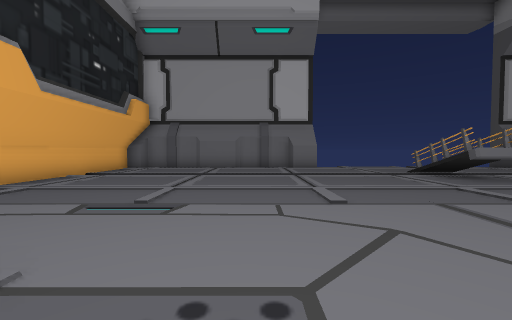
View 1 (above)

24 first-person views from a walk through a scene from a Unity 3-D project. The camera is 1.5 m above the floor, tilts 2° down and sees 90° across. The floor is counted in squares, 2 m on a side. Each view is taken from the middle of a square. On the plan, view 1 faces up. The plan holds only what a view shows up to about 9 squares ahead; the rest is blank. The place goes on beyond the plan. The player character is not drawn.

View 2
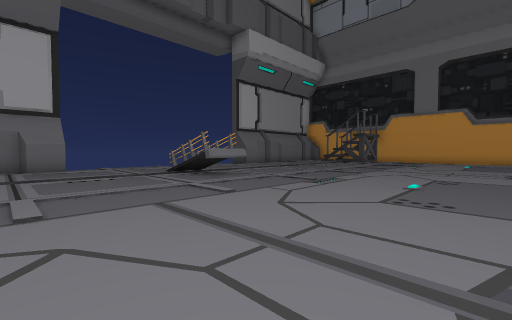

View 3
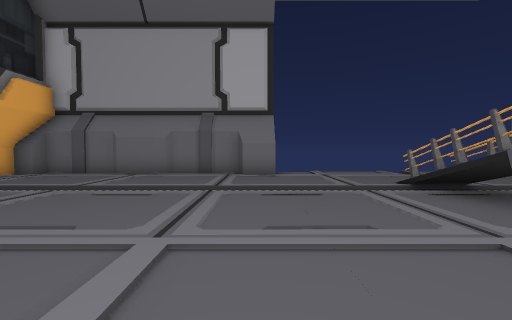

View 4
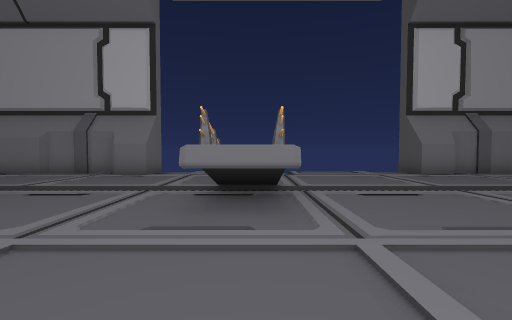

View 5
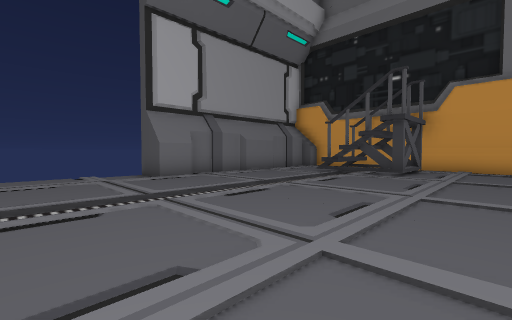

View 6
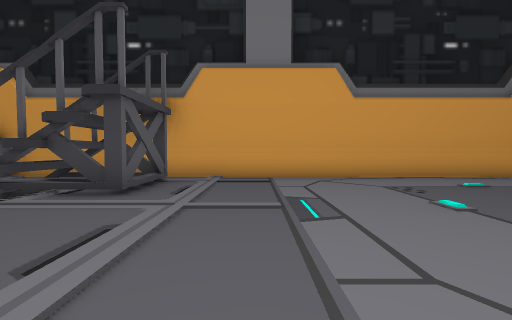

View 7
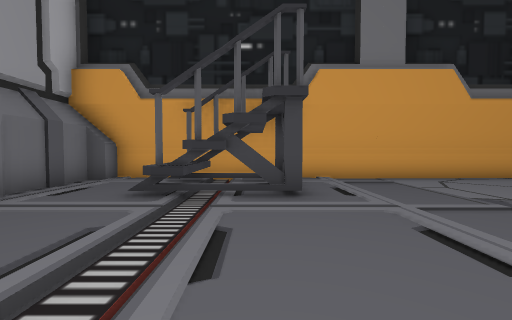

View 8
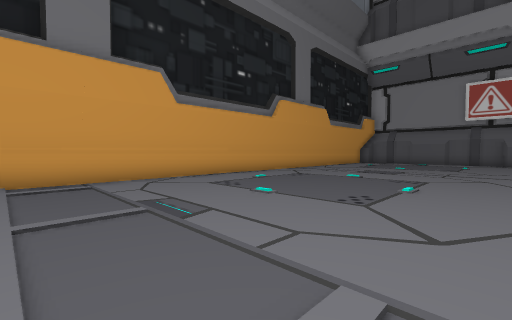

View 9
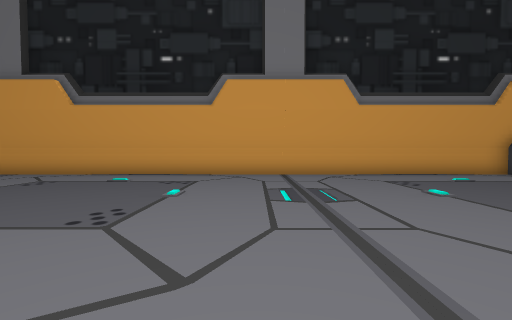

View 10
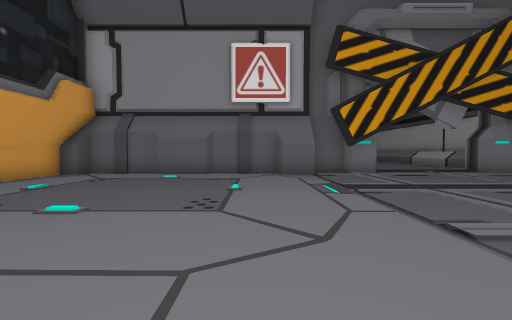

View 11
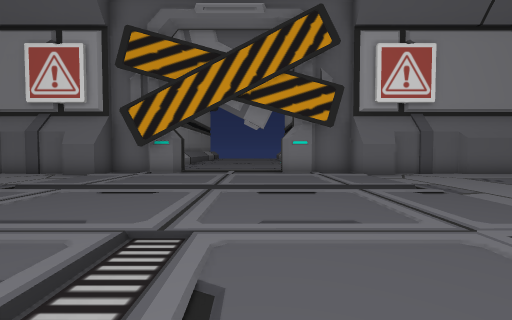

View 12
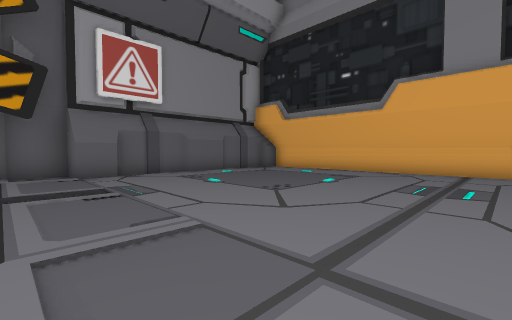

View 13
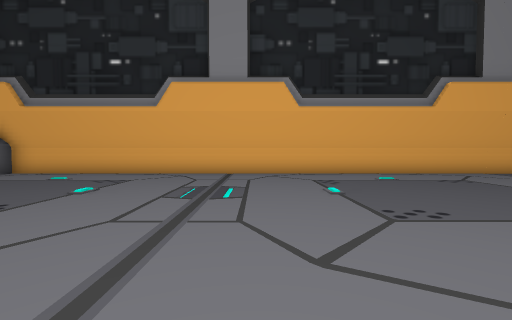

View 14
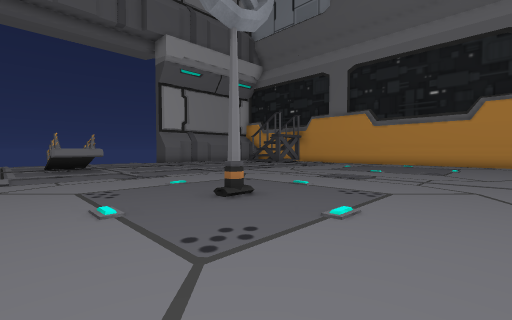

View 15
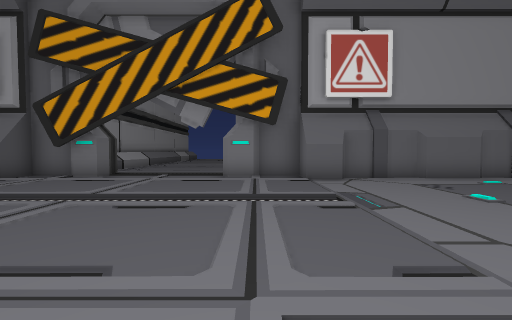

View 16
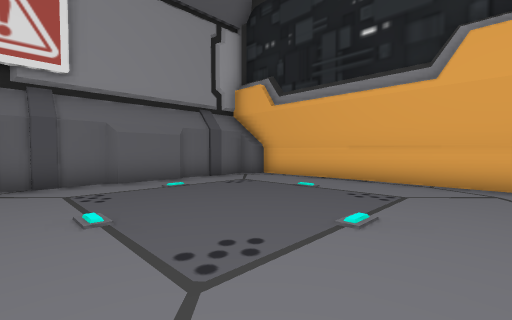

View 17
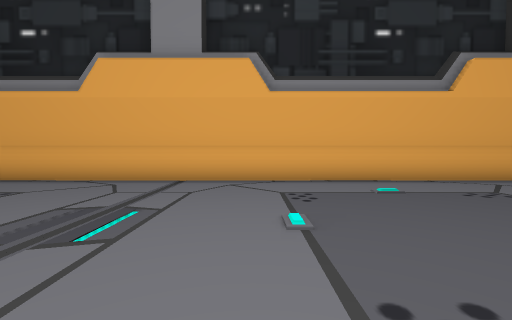

View 18
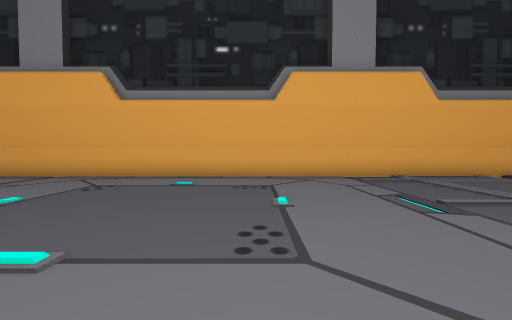

View 19
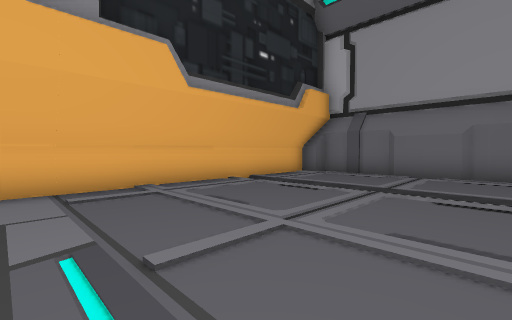

View 20
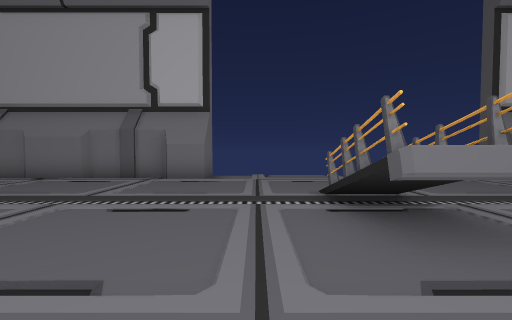

View 21
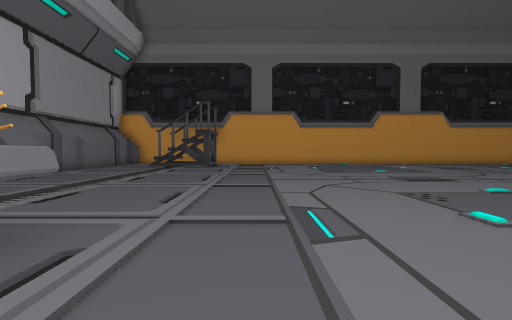

View 22
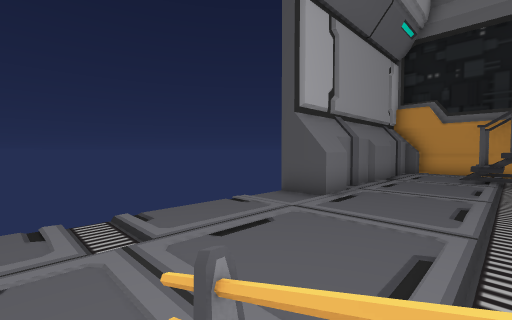

View 23
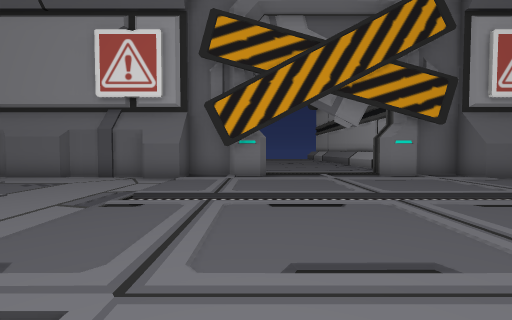

View 24
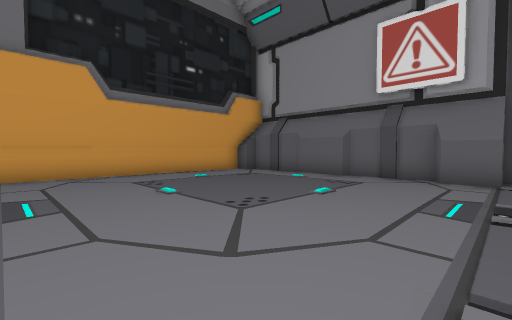

### Floor plan
Key: @ floor where view 1 was taken; # wall or solid block; . floor; / step, stairs or slope; ^ raised ledge; O other object.
Columns run from 6 left of view 1 to 20 right of it. Each row starts with its distance up from view 1.
 13                  ##
 12  ########.... ....########
 11 ##......#..../....#......##
 10 #.........................#
  9 #.....................#^^.#
  8 #/////////////////////###/#
  7 #...........O...........#.#
  6 #..........OO.............#
  5 #.........................#
  4 #.........................#
  3 #.........................#
  2 #.........................#
  1 #.........................#
  0 #.....@...................#
 -1 #......   ...O............#
 -2 #.......  ................#
 -3 #........ ................#
 -4 #.........................#
 -5 #............. . .........#
 -6 #.........................#
 -7 #.........................#
 -8 #.........................#
 -9 #.........................#
-10 #.........................#
-11 #.........................#
-12 ##.......................##
-13  ########.##...#..########

Positions as (right, up) in squares from view 1, and headings:
1: (0, 0), facing up
2: (1, 0), facing up-right
3: (2, 3), facing up
4: (6, 3), facing up
5: (8, 4), facing up-right
6: (12, 4), facing right
7: (12, 7), facing right
8: (12, 5), facing down-right
9: (11, -4), facing right
10: (13, -4), facing down
11: (6, -4), facing down
12: (4, -4), facing down-left
13: (3, -4), facing left
14: (4, -4), facing up-right
15: (4, -5), facing down
16: (1, -6), facing down-left
17: (1, -3), facing left
18: (2, 1), facing left
19: (0, 3), facing up-left
20: (4, 4), facing up
21: (4, 4), facing right
22: (6, 8), facing up-right
23: (9, -5), facing down
24: (11, -5), facing down-right
